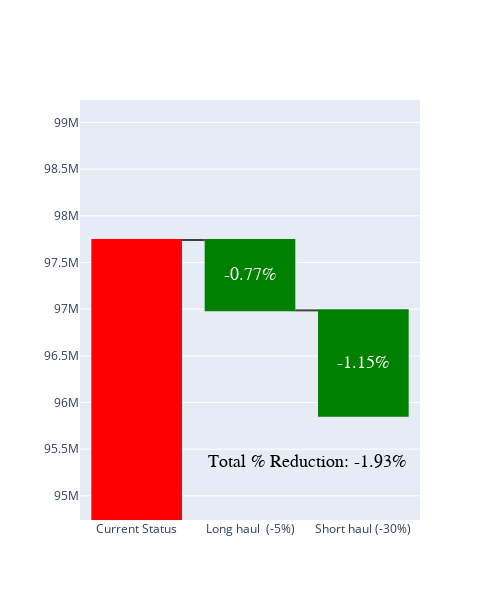

Notebook code for this chart:
### Code cell
import plotly.graph_objects as go

# Calculate the sum of total_co2
current_status = data_all['total_co2'].sum()

# Calculate the reductions
reduction_long = data_all['total_co2_long'].sum() - current_status 
reduction_short = data_all['total_co2_short'].sum() - current_status

# Calculate percentage reductions
percentage_reduction_long = (reduction_long / current_status) * 100
percentage_reduction_short = (reduction_short / current_status) * 100

total_percentage_reduction = percentage_reduction_long + percentage_reduction_short


# Create the waterfall chart
fig = go.Figure(go.Waterfall(
    name="Change in Total CO2",
    orientation="v",
    measure=["relative", "relative", "relative"],
    x=["Current Status", "Long haul \n(-5%)", "Short haul\n(-30%)"],
    y=[current_status, reduction_long, reduction_short],
    connector={"line": {"color": "rgb(63, 63, 63)"}},
    increasing={"marker": {"color": "red"}},  # Change color for increases (reductions)
    decreasing={"marker": {"color": "green"}},    # Change color for decreases (total_co2)
))

# Add annotations for percentage reductions
annotations = [
    dict(
        x=1,  # x-coordinate of the annotation
        y=current_status + reduction_long / 2,  # y-coordinate of the annotation
        text=f"{percentage_reduction_long:.2f}%",  # Text of the annotation
        showarrow=False,  # Hide arrow
        font=dict(color="white", size=18, family="Aharoni")  # Font settings with Aharoni font
    ),
    dict(
        x=2,  # x-coordinate of the annotation
        y= current_status + reduction_long + reduction_short/ 2,  # y-coordinate of the annotation
        text=f"{percentage_reduction_short:.2f}%",  # Text of the annotation
        showarrow=False,  # Hide arrow
        font=dict(color="white", size=18, family="Aharoni")  # Font settings with Aharoni font
    ),
    dict(
        x=1.5,  # x-coordinate of the annotation
        y=current_status + reduction_long + reduction_short - 500000,  # y-coordinate of the annotation
        text=f"Total % Reduction: {total_percentage_reduction:.2f}%",  # Text of the annotation
        showarrow=False,  # Do not show arrow
        font=dict(color="black", size=18, family="Aharoni")  # Font settings with Aharoni font  # Font settings
    )
]

adjust = 3000000
# Update layout with annotations
fig.update_layout(
    width=500, height=600,
    # title="Waterfall Diagram of Total CO2",
    showlegend=False,
    annotations=annotations,  # Add annotations
    yaxis=dict(range=[current_status - adjust, current_status + adjust/2])  # Adjust range as needed
)

# Show the plot
fig.show()

### Figure 1 — Plotly figure (JSON) as saved in the notebook; plotly's stock layout.template omitted (floating-point values rounded to 4 significant figures)
{"data": [{"connector": {"line": {"color": "rgb(63, 63, 63)"}}, "decreasing": {"marker": {"color": "green"}}, "increasing": {"marker": {"color": "red"}}, "measure": ["relative", "relative", "relative"], "name": "Change in Total CO2", "orientation": "v", "type": "waterfall", "x": ["Current Status", "Long haul \n(-5%)", "Short haul\n(-30%)"], "y": [97740000.0, -754000.0, -1129000.0]}], "layout": {"annotations": [{"font": {"color": "white", "family": "Aharoni", "size": 18}, "showarrow": false, "text": "-0.77%", "x": 1, "y": 97360000.0}, {"font": {"color": "white", "family": "Aharoni", "size": 18}, "showarrow": false, "text": "-1.15%", "x": 2, "y": 96420000.0}, {"font": {"color": "black", "family": "Aharoni", "size": 18}, "showarrow": false, "text": "Total % Reduction: -1.93%", "x": 1.5, "y": 95360000.0}], "height": 600, "showlegend": false, "width": 500, "yaxis": {"range": [94740000.0, 99240000.0]}}}
